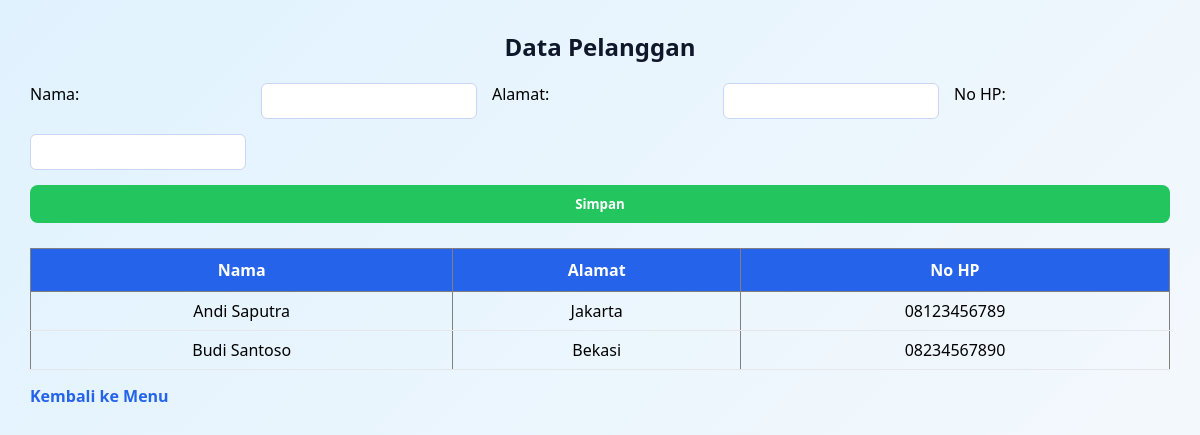
The app's page /pelanggan.php with its own data.
### tables this page shows
CREATE TABLE pelanggan (
    id_pelanggan INT AUTO_INCREMENT PRIMARY KEY,
    nama_pelanggan VARCHAR(100) NOT NULL,
    alamat TEXT NOT NULL,
    no_hp VARCHAR(15) NOT NULL
);

### pelanggan.php (the view, shortened to what this page needs)
<?php include 'koneksi.php'; ?>
<link rel="stylesheet" href="style.css">
<h2>Data Pelanggan</h2>
<form method="post">
    Nama: <input type="text" name="nama" required>
    Alamat: <input type="text" name="alamat" required>
    No HP: <input type="text" name="hp" required>
    <button name="simpan">Simpan</button>
</form>
<table border="1">
<tr>
    <th>Nama</th><th>Alamat</th><th>No HP</th>
</tr>
<?php
$q = mysqli_query($conn, "SELECT * FROM pelanggan");
while ($d = mysqli_fetch_assoc($q)) {
?>
<tr>
    <td><?= $d['nama_pelanggan']; ?></td>
    <td><?= $d['alamat']; ?></td>
    <td><?= $d['no_hp']; ?></td>
</tr>
<?php } ?>
</table>
<a href="index.php">Kembali ke Menu</a>

### style.css (style rules this page uses)
* { margin: 0; padding: 0; box-sizing: border-box; font-family: 'Segoe UI', Tahoma, sans-serif; }
h2 { text-align: center; margin-bottom: 20px; color: #0f172a; }
form { display: grid; grid-template-columns: repeat(auto-fit, minmax(200px, 1fr)); gap: 15px; margin-bottom: 25px; }
form input, form select { padding: 8px; border-radius: 6px; border: 1px solid #cbd5f5; }
form button { grid-column: 1 / -1; padding: 10px; background: #22c55e; color: white; border: none; border-radius: 8px; font-weight: bold; cursor: pointer; }
table { width: 100%; border-collapse: collapse; }
table th { background: #2563eb; color: white; padding: 10px; }
table td { padding: 8px; border-bottom: 1px solid #e5e7eb; text-align: center; }
a { display: inline-block; margin-top: 15px; color: #2563eb; text-decoration: none; font-weight: 600; }

### records on screen
pelanggan: nama_pelanggan "Andi Saputra", alamat "Jakarta", no_hp "08123456789"
pelanggan: nama_pelanggan "Budi Santoso", alamat "Bekasi", no_hp "08234567890"
